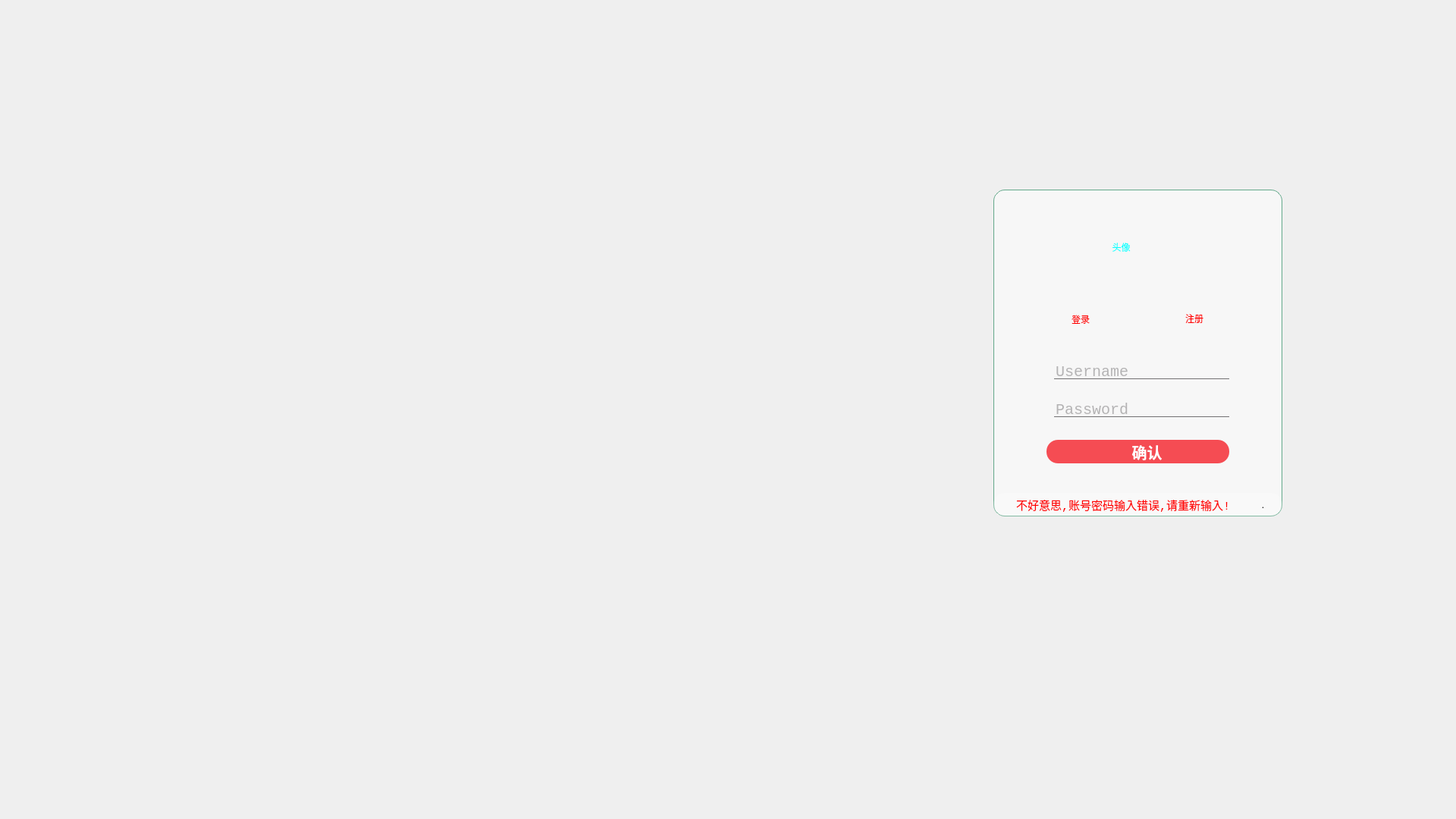
<?xml version="1.0" encoding="UTF-8"?>
<ui version="4.0">
 <class>MainWindow</class>
 <widget class="QMainWindow" name="MainWindow">
  <property name="geometry">
   <rect>
    <x>0</x>
    <y>0</y>
    <width>1920</width>
    <height>1080</height>
   </rect>
  </property>
  <property name="windowTitle">
   <string>MainWindow</string>
  </property>
  <property name="autoFillBackground">
   <bool>false</bool>
  </property>
  <property name="styleSheet">
   <string notr="true">QWidget#centralWidget
{
	border-image: url(:/resources/2.png);
}
::tab
{
	color: rgb(255, 0, 0);
	font: 22pt &quot;迷你简粗仿宋&quot;;
	background-color: rgb(0, 170, 255);
	height:60px;
	width:150px;
	background:transparent;
}
::tab:hover
{
	color: rgb(0, 0, 0);
	font: 22pt &quot;迷你简粗仿宋&quot;;
	height:60px;
	width:150px;
	background-color: rgb(46, 182, 255);
	border-radius:15px;
}
::tab:pressed
{
	color: rgb(255, 0, 0);
}
::pane
{
	border-top: Opx solid #e8f3f9;
	background: transparent;
}
QFrame#frame
{
	background:rgba(255,255,255,0.5);
	border-radius:15px;
	border:1px solid rgb(100, 169,139);
}

QLineEdit
{
	background: transparent;
	border:none;
	color:#717072;
	border-bottom:1px solid #717072;
}
QLabel#label_pic
{
	
	color: rgb(0, 255, 255);
}
QComboBox#comboBox_user
{
	background: transparent;
	border:none;
	color:#717072;
	border-bottom:1px solid #717072;
}

</string>
  </property>
  <widget class="QWidget" name="centralWidget">
   <widget class="QFrame" name="frame">
    <property name="geometry">
     <rect>
      <x>1310</x>
      <y>250</y>
      <width>381</width>
      <height>431</height>
     </rect>
    </property>
    <property name="focusPolicy">
     <enum>Qt::WheelFocus</enum>
    </property>
    <property name="autoFillBackground">
     <bool>false</bool>
    </property>
    <property name="styleSheet">
     <string notr="true"/>
    </property>
    <property name="frameShape">
     <enum>QFrame::StyledPanel</enum>
    </property>
    <property name="frameShadow">
     <enum>QFrame::Raised</enum>
    </property>
    <widget class="QTabWidget" name="tabWidget">
     <property name="geometry">
      <rect>
       <x>40</x>
       <y>140</y>
       <width>301</width>
       <height>251</height>
      </rect>
     </property>
     <property name="font">
      <font>
       <pointsize>9</pointsize>
      </font>
     </property>
     <property name="layoutDirection">
      <enum>Qt::LeftToRight</enum>
     </property>
     <property name="currentIndex">
      <number>1</number>
     </property>
     <widget class="QWidget" name="tab_sign">
      <attribute name="title">
       <string>登录</string>
      </attribute>
      <widget class="QLineEdit" name="lineEdit_login_passwd">
       <property name="geometry">
        <rect>
         <x>40</x>
         <y>80</y>
         <width>231</width>
         <height>20</height>
        </rect>
       </property>
       <property name="font">
        <font>
         <family>Consolas</family>
         <pointsize>15</pointsize>
        </font>
       </property>
       <property name="inputMask">
        <string/>
       </property>
       <property name="text">
        <string/>
       </property>
       <property name="echoMode">
        <enum>QLineEdit::Password</enum>
       </property>
       <property name="placeholderText">
        <string>Password</string>
       </property>
      </widget>
      <widget class="QPushButton" name="btn_login_OK">
       <property name="geometry">
        <rect>
         <x>30</x>
         <y>130</y>
         <width>241</width>
         <height>31</height>
        </rect>
       </property>
       <property name="font">
        <font>
         <family>Consolas</family>
         <pointsize>15</pointsize>
         <weight>75</weight>
         <bold>true</bold>
        </font>
       </property>
       <property name="layoutDirection">
        <enum>Qt::LeftToRight</enum>
       </property>
       <property name="styleSheet">
        <string notr="true">QPushButton
{
	border-radius:15px;
	color: rgb(255, 255, 255);
	background-color: rgb(245, 76, 83);
}
QPushButton:hover{
	border-radius:15px;
	background-color: rgb(16, 204, 255);
}</string>
       </property>
       <property name="text">
        <string>  确认</string>
       </property>
      </widget>
      <widget class="QComboBox" name="comboBox">
       <property name="enabled">
        <bool>true</bool>
       </property>
       <property name="geometry">
        <rect>
         <x>40</x>
         <y>10</y>
         <width>231</width>
         <height>41</height>
        </rect>
       </property>
       <property name="font">
        <font>
         <family>Consolas</family>
         <pointsize>12</pointsize>
         <weight>50</weight>
         <bold>false</bold>
         <stylestrategy>PreferAntialias</stylestrategy>
        </font>
       </property>
       <property name="cursor">
        <cursorShape>ArrowCursor</cursorShape>
       </property>
       <property name="styleSheet">
        <string notr="true">/*下拉列表框*/
QComboBox
{
    background:transparent;
    padding-left:5px ;
    border-top-left-radius:3px;
    border-top-right-radius:3px;
    border: 1px solid rgb(209 , 209 , 209);
}
QComboBox:hover
{
    border: 1px solid rgb(21 , 131 , 221);
}
QComboBox QAbstractItemView::item
{
    height:40px;
}
QComboBox::down-arrow
{
	
	
    border-image: url(:/resources/down.png) 0 34 0 0 ;
}
QComboBox::down-arrow:hover
{
    border-image: url(:/resources/down.png) 0 17 0 17 ;
}
QComboBox::down-arrow:on
{
    border-image: url(:/resources/down.png) 0 0 0 34 ;
}
QComboBox::drop-down
{
    width:20px;
    background:transparent; /*不加此句下拉箭头背景色为灰色与整体样式不一致，也可设置 border:0px; border-radius:0px; background:white; border-left:0px ; 即设置为无边框*/
    padding-right:5px;
}
</string>
       </property>
       <property name="editable">
        <bool>true</bool>
       </property>
       <property name="currentText">
        <string notr="true">remmeiko</string>
       </property>
       <property name="iconSize">
        <size>
         <width>35</width>
         <height>35</height>
        </size>
       </property>
       <item>
        <property name="text">
         <string>remmeiko</string>
        </property>
        <property name="icon">
         <iconset resource="resources.qrc">
          <normaloff>:/resources/avator.JPG</normaloff>:/resources/avator.JPG</iconset>
        </property>
       </item>
       <item>
        <property name="text">
         <string>mikasa</string>
        </property>
        <property name="icon">
         <iconset resource="resources.qrc">
          <normaloff>:/resources/mikasa.jpg</normaloff>:/resources/mikasa.jpg</iconset>
        </property>
       </item>
      </widget>
     </widget>
     <widget class="QWidget" name="tab_reg">
      <attribute name="title">
       <string>注册</string>
      </attribute>
      <widget class="QLineEdit" name="lineEdit_reg_passwd">
       <property name="geometry">
        <rect>
         <x>40</x>
         <y>80</y>
         <width>231</width>
         <height>20</height>
        </rect>
       </property>
       <property name="font">
        <font>
         <family>Consolas</family>
         <pointsize>15</pointsize>
        </font>
       </property>
       <property name="inputMask">
        <string/>
       </property>
       <property name="text">
        <string/>
       </property>
       <property name="echoMode">
        <enum>QLineEdit::Password</enum>
       </property>
       <property name="placeholderText">
        <string>Password</string>
       </property>
      </widget>
      <widget class="QPushButton" name="btn_reg_OK">
       <property name="geometry">
        <rect>
         <x>30</x>
         <y>130</y>
         <width>241</width>
         <height>31</height>
        </rect>
       </property>
       <property name="font">
        <font>
         <family>Consolas</family>
         <pointsize>15</pointsize>
         <weight>75</weight>
         <bold>true</bold>
        </font>
       </property>
       <property name="layoutDirection">
        <enum>Qt::LeftToRight</enum>
       </property>
       <property name="styleSheet">
        <string notr="true">QPushButton
{
	border-radius:15px;
	color: rgb(255, 255, 255);
	background-color: rgb(245, 76, 83);
}
QPushButton:hover{
	border-radius:15px;
	background-color: rgb(16, 204, 255);
}</string>
       </property>
       <property name="text">
        <string>  确认</string>
       </property>
      </widget>
      <widget class="QLineEdit" name="lineEdit_reg_username">
       <property name="geometry">
        <rect>
         <x>40</x>
         <y>30</y>
         <width>231</width>
         <height>20</height>
        </rect>
       </property>
       <property name="font">
        <font>
         <family>Consolas</family>
         <pointsize>15</pointsize>
        </font>
       </property>
       <property name="inputMask">
        <string/>
       </property>
       <property name="text">
        <string/>
       </property>
       <property name="placeholderText">
        <string>Username</string>
       </property>
      </widget>
     </widget>
    </widget>
    <widget class="QLabel" name="label_pic">
     <property name="geometry">
      <rect>
       <x>150</x>
       <y>30</y>
       <width>111</width>
       <height>91</height>
      </rect>
     </property>
     <property name="text">
      <string>  头像</string>
     </property>
    </widget>
    <widget class="QWidget" name="MessageWidget" native="true">
     <property name="geometry">
      <rect>
       <x>0</x>
       <y>400</y>
       <width>381</width>
       <height>31</height>
      </rect>
     </property>
     <property name="font">
      <font>
       <weight>75</weight>
       <bold>true</bold>
      </font>
     </property>
     <property name="styleSheet">
      <string notr="true">
QWidget#MessageWidget {
    background: rgba(255, 255, 255, 20%);
	border-radius:15px;
}

QLabel#label_highlight {
       
	color: rgb(255, 0, 0);
}

QPushButton#pCloseButton {
        border-radius: none;
        
	    border-image: url(:/resources/gun.png);
        
}
QPushButton#pCloseButton:hover {
       border-image: url(:/resources/gun.png);
}
QPushButton#pCloseButton:pressed {
       border-image: url(:/resources/gun.png);
}</string>
     </property>
     <widget class="QLabel" name="label_highlight">
      <property name="geometry">
       <rect>
        <x>30</x>
        <y>5</y>
        <width>291</width>
        <height>21</height>
       </rect>
      </property>
      <property name="font">
       <font>
        <family>Consolas</family>
        <pointsize>11</pointsize>
        <weight>50</weight>
        <bold>false</bold>
       </font>
      </property>
      <property name="text">
       <string>不好意思,账号密码输入错误,请重新输入!</string>
      </property>
     </widget>
     <widget class="QPushButton" name="pCloseButton">
      <property name="geometry">
       <rect>
        <x>340</x>
        <y>0</y>
        <width>31</width>
        <height>31</height>
       </rect>
      </property>
      <property name="text">
       <string>.</string>
      </property>
     </widget>
    </widget>
   </widget>
  </widget>
 </widget>
 <layoutdefault spacing="6" margin="11"/>
 <resources>
  <include location="resources.qrc"/>
 </resources>
 <connections/>
</ui>
